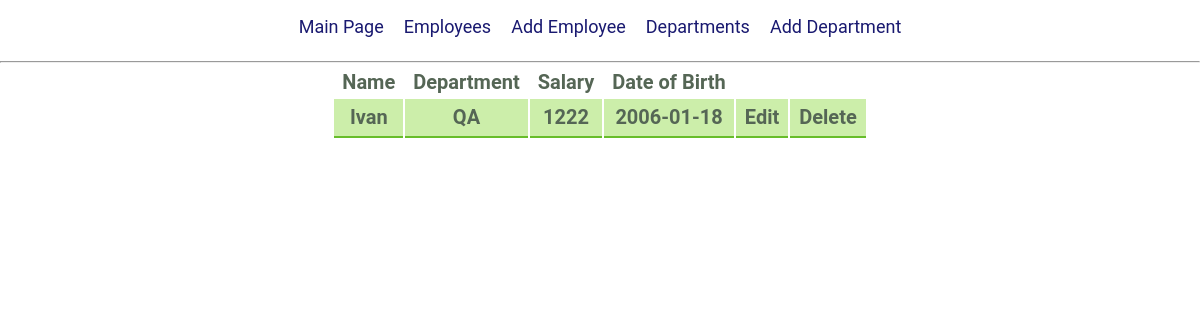
Screenshot of /employee/8 with the database file from the repository.
### models/db_tables.py (models this page shows, shortened)
class Employee(db.Model):
    id = db.Column(db.Integer, primary_key=True)
    department = db.Column(db.String(50), nullable=False)
    name = db.Column(db.String(50), nullable=False)
    salary = db.Column(db.Integer, nullable=False)
    birth = db.Column(db.String(10), nullable=False)

### views/emp_views.py (the view)
@view_employees.route('/employee/<int:_id>')
def show_emp(_id):
    employees = []
    employees.append(Employee.query.get(_id))
    return render_template('employees.html', employees=employees)

### templates/employees.html (shortened to what this page needs)
<!DOCTYPE html>
<html lang = "en">
<head>
   <link rel="stylesheet" type="text/css" href="{{ url_for('static',filename='main.css') }}">
   <link rel="stylesheet" type="text/css" href="{{ url_for('static',filename='tables.css') }}">
</head>
   <body>
      <header>
         <div class="container">
            <ul class="nav">
                <li>
                  <a href = "{{ url_for('view_employees.index') }}">Main Page</a>
               </li>
               <li>
                  <a href = "{{ url_for('view_employees.show_all_emp') }}">Employees</a>
               </li>
               <li>
                  <a href = "{{ url_for('crud_emp.new_emp') }}">Add Employee</a>
               </li>
               <li>
                  <a href = "{{ url_for('view_departments.show_all_dep') }}">Departments</a>
               </li>
               <li>
                  <a href = "{{ url_for('crud_dep.new_dep') }}">Add Department</a>
            </ul>
         </div>
      </header>
      <hr/>
      <section class="main">
         <div class="container">
            <div class="main_part">
            <table>
               <thead>
                  <tr>
                     <th>Name</th>
                     <th>Department</th>
                     <th>Salary</th>
                     <th>Date of Birth</th>
                  </tr>
               </thead>
               <tbody>
                  {% for employee in employees %}
                     <tr>
                        <td><a href="/employee/{{ employee.id }}">{{ employee.name }}</a></td>
                        <td>{{ employee.department }}</td>
                        <td>{{ employee.salary }}</td>
                        <td>{{ employee.birth }}</td>
                        <td><a href="/employee/{{ employee.id }}/edit">Edit</a></td>
                        <td><a href="/employee/{{ employee.id }}/del">Delete</a></td>
                     </tr>
                  {% endfor %}
               </tbody>
            </table>
            </div>
         </div>
      </section>
   </body>
</html>

### static/main.css (style rules this page uses)
body { padding: 0; margin: 0; }
.container { margin: 0 auto; width: 90%; display: flex; justify-content: center; }
.nav { display: flex; }
.nav a { text-decoration: none; font-family: Roboto, sans-serif; font-size: 18px; color: #191970; }
.nav li { margin-right: 20px; display: block; }
.main_part { display: block; }

### static/tables.css (style rules this page uses)
table { background-color: #FFF; border: none; color: #565; font: 20px Roboto, sans-serif; }
table, td, th { margin: 0; padding: 0; vertical-align: middle; text-align: center; }
tbody td { background-color: #DFC; border-bottom: 2px solid #B3DE94; border-top: 3px solid #FFFFFF; padding: 9px; }
thead th, tr { font-size: 20px; font-weight: bold; line-height: 19px; padding: 0 8px 2px; text-align:center; }
tbody tr td { background-color: #CEA; border-bottom: 2px solid #67BD2A; }
a { text-decoration: none; color: #565; }

### rows the page displays
Employee: name "Ivan", department "QA", salary "1222", birth "2006-01-18"
